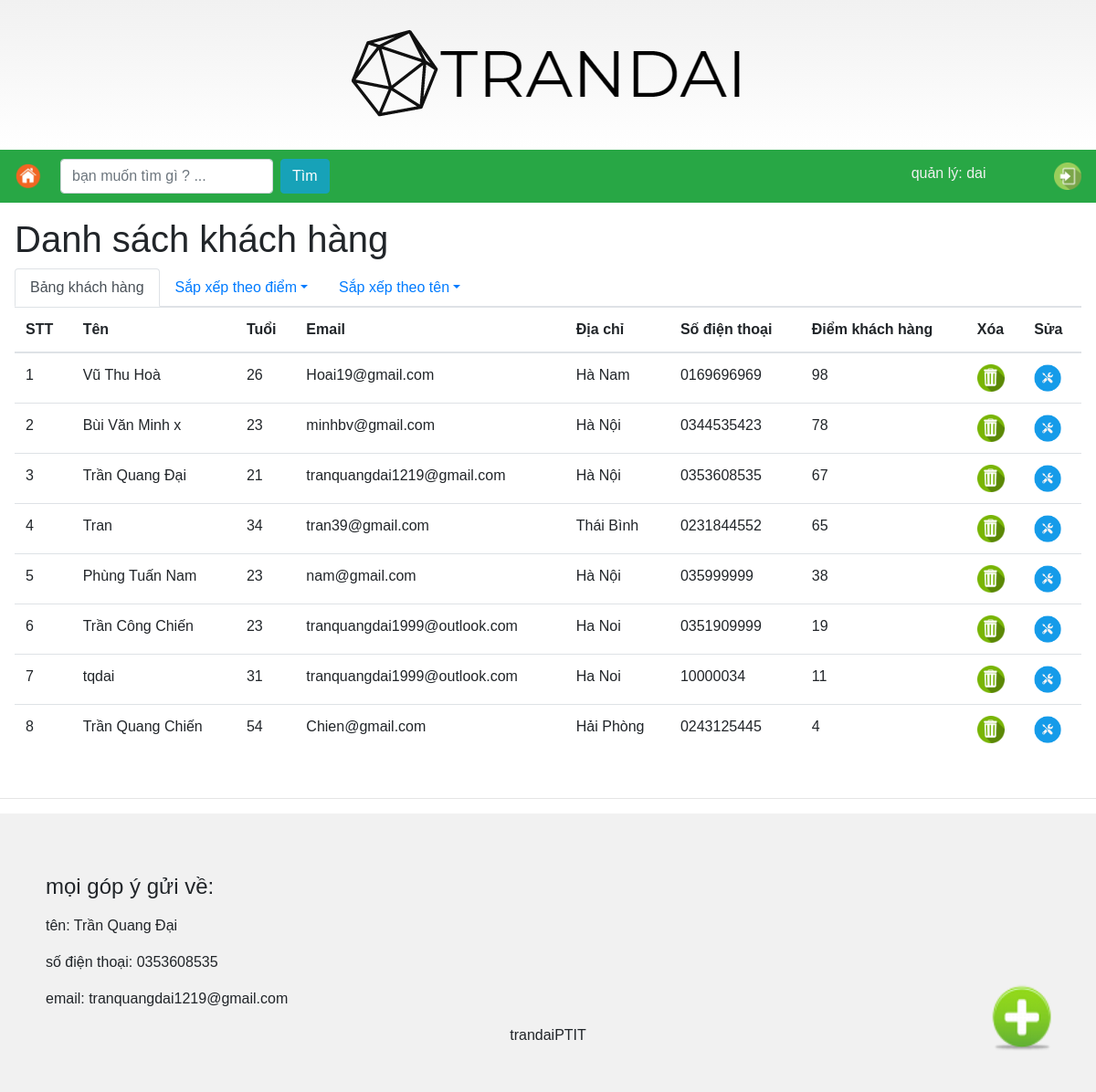
Screenshot of /admin.php?page=sortScoreDESC (signed in) with the database file from the repository.
### tables this page shows
CREATE TABLE `customer` (
  `id` int(11) NOT NULL,
  `name` varchar(255) DEFAULT NULL,
  `age` int(11) DEFAULT NULL,
  `address` varchar(255) DEFAULT NULL,
  `email` varchar(255) DEFAULT NULL,
  `phoneNumber` varchar(255) DEFAULT NULL,
  `score` int(11) DEFAULT NULL
);

### model/DBConnection.php (called while the page is built, shortened)
<?php
class DBConnection
{
    public $dsn;
    public $user;
    public $password;
    public function __construct($dsn, $user, $password)
    {
        $this->dsn = $dsn;
        $this->password = $password;
        $this->user = $user;
    }
    public function connect()
    {
        return new PDO($this->dsn, $this->user, $this->password);
    }
}

### model/CustomerDB.php (called while the page is built, shortened)
<?php
class CustomerDB
{
    public $connection;
    public function __construct($connection)
    {
        $this->connection = $connection;
    }
    public function sortScoreDESC(){
        $sql = "SELECT * FROM customer ORDER BY score DESC;";
        $statement = $this->connection->prepare($sql);
        $statement->execute();
        $result = $statement->fetchAll();
        $customers = [];
        foreach ($result as $row) {
            $customer = new Customer($row['name'], $row['age'], $row['email'], $row['address'], $row['phoneNumber'], $row['score']);
            $customer->id = $row['id'];
            $customers[] = $customer;
        }
        return $customers;
    }
}

### model/Customer.php (called while the page is built, shortened)
<?php
class Customer
{
    public function __construct($name,$age, $email, $address, $phoneNumber, $score)
    {
        $this->name = $name;
        $this->age = $age;
        $this->email = $email;
        $this->address = $address;
        $this->phoneNumber = $phoneNumber;
        $this->score = $score;
    }
}

### view/list.php (the view, shortened to what this page needs)
<h1>Danh sách khách hàng</h1>
<ul class="nav nav-tabs">
  <li class="nav-item">
    <a class="nav-link active" href="./admin.php?">Bảng khách hàng</a>
  </li>
  <li class="nav-item dropdown">
    <a class="nav-link dropdown-toggle" data-toggle="dropdown" href="#">Sắp xếp theo điểm</a>
  </li>
  <li class="nav-item dropdown">
    <a class="nav-link dropdown-toggle" data-toggle="dropdown" href="#">Sắp xếp theo tên</a>
  </li>
</ul>
<a href="./admin.php?page=add"><img src="./icon/add.png" id="addIcon"></a>
<table class="table table-hover">
  <thead>
    <tr>
      <th>STT</th>
      <th>Tên</th>
      <th>Tuổi</th>
      <th>Email</th>
      <th>Địa chỉ</th>
      <th>Số điện thoại</th>
      <th>Điểm khách hàng</th>
      <th>Xóa</th>
      <th>Sửa</th>
    </tr>
  </thead>
  <tbody>
    <?php foreach ($customers as $key => $customer) : ?>
      <tr>
        <td><?php echo ++$key ?></td>
        <td><?php echo $customer->name ?></td>
        <td><?php echo $customer->age ?></td>
        <td><?php echo $customer->email ?></td>
        <td><?php echo $customer->address ?></td>
        <td><?php echo $customer->phoneNumber ?></td>
        <td><?php echo $customer->score ?></td>
        <td> <a href="./admin.php?page=delete&id=<?php echo $customer->id; ?>"><img src="./icon/delete.png" class="icon"></a></td>
        <td> <a href="./admin.php?page=edit&id=<?php echo $customer->id; ?>"><img src="./icon/edit.png" class="icon"></a></td>
      <?php endforeach; ?>
  </tbody>
</table>

### admin.php (style rules this page uses)
body { margin: 0; font-family: Arial, Helvetica, sans-serif; }

### view/list.php (style rules this page uses)
.icon { width: 30px; height: 30px; }
#addIcon { width: 120px; height: 120px; position: fixed; bottom: 20px; right: 20px; }

### rows the page displays
customer: name "Vũ Thu Hoà", age "26", email "Hoai19@gmail.com", address "Hà Nam", phoneNumber "0169696969", score "98"
customer: name "Bùi Văn Minh x", age "23", email "minhbv@gmail.com", address "Hà Nội", phoneNumber "0344535423", score "78"
customer: name "Trần Quang Đại", age "21", email "tranquangdai1219@gmail.com", address "Hà Nội", phoneNumber "0353608535", score "67"
customer: name "Tran", age "34", email "tran39@gmail.com", address "Thái Bình", phoneNumber "0231844552", score "65"
customer: name "Phùng Tuấn Nam", age "23", email "nam@gmail.com", address "Hà Nội", phoneNumber "035999999", score "38"
customer: name "Trần Công Chiến", age "23", email "tranquangdai1999@outlook.com", address "Ha Noi", phoneNumber "0351909999", score "19"
customer: name "tqdai", age "31", email "tranquangdai1999@outlook.com", address "Ha Noi", phoneNumber "10000034", score "11"
customer: name "Trần Quang Chiến", age "54", email "Chien@gmail.com", address "Hải Phòng", phoneNumber "0243125445", score "4"

### other values shown
$_SESSION["username"] "dai"
